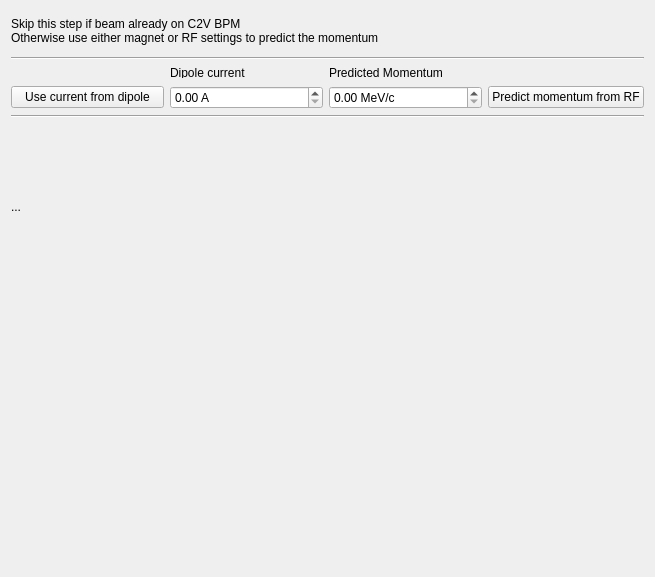
         <widget class="QWidget" name="page">
          <property name="geometry">
           <rect>
            <x>0</x>
            <y>0</y>
            <width>655</width>
            <height>577</height>
           </rect>
          </property>
          <attribute name="label">
           <string>Predicted Momentum</string>
          </attribute>
          <layout class="QGridLayout" name="gridLayout_11">
           <item row="1" column="0">
            <widget class="Line" name="line">
             <property name="orientation">
              <enum>Qt::Horizontal</enum>
             </property>
            </widget>
           </item>
           <item row="0" column="0">
            <widget class="QLabel" name="label_2">
             <property name="maximumSize">
              <size>
               <width>16777215</width>
               <height>40</height>
              </size>
             </property>
             <property name="text">
              <string>Skip this step if beam already on C2V BPM
Otherwise use either magnet or RF settings to predict the momentum</string>
             </property>
            </widget>
           </item>
           <item row="3" column="0">
            <widget class="Line" name="line_2">
             <property name="orientation">
              <enum>Qt::Horizontal</enum>
             </property>
            </widget>
           </item>
           <item row="2" column="0">
            <layout class="QGridLayout" name="gridLayout_4">
             <item row="1" column="1">
              <widget class="QDoubleSpinBox" name="doubleSpinBox_I_predict">
               <property name="suffix">
                <string> A</string>
               </property>
              </widget>
             </item>
             <item row="1" column="0">
              <widget class="QPushButton" name="pushButton_useCurrent">
               <property name="sizePolicy">
                <sizepolicy hsizetype="Minimum" vsizetype="Fixed">
                 <horstretch>0</horstretch>
                 <verstretch>0</verstretch>
                </sizepolicy>
               </property>
               <property name="minimumSize">
                <size>
                 <width>140</width>
                 <height>22</height>
                </size>
               </property>
               <property name="maximumSize">
                <size>
                 <width>371</width>
                 <height>16777215</height>
                </size>
               </property>
               <property name="text">
                <string>Use current from dipole</string>
               </property>
               <property name="checked">
                <bool>false</bool>
               </property>
              </widget>
             </item>
             <item row="0" column="2">
              <widget class="QLabel" name="label_3">
               <property name="text">
                <string>Predicted Momentum</string>
               </property>
              </widget>
             </item>
             <item row="1" column="2">
              <widget class="QDoubleSpinBox" name="doubleSpinBox_p_predict">
               <property name="suffix">
                <string> MeV/c</string>
               </property>
              </widget>
             </item>
             <item row="1" column="3">
              <widget class="QPushButton" name="pushButton_useRF">
               <property name="enabled">
                <bool>true</bool>
               </property>
               <property name="sizePolicy">
                <sizepolicy hsizetype="Minimum" vsizetype="Fixed">
                 <horstretch>0</horstretch>
                 <verstretch>0</verstretch>
                </sizepolicy>
               </property>
               <property name="minimumSize">
                <size>
                 <width>140</width>
                 <height>22</height>
                </size>
               </property>
               <property name="maximumSize">
                <size>
                 <width>371</width>
                 <height>16777215</height>
                </size>
               </property>
               <property name="font">
                <font/>
               </property>
               <property name="text">
                <string>Predict momentum from RF</string>
               </property>
               <property name="checked">
                <bool>false</bool>
               </property>
              </widget>
             </item>
             <item row="0" column="1">
              <widget class="QLabel" name="label_4">
               <property name="maximumSize">
                <size>
                 <width>16777215</width>
                 <height>10</height>
                </size>
               </property>
               <property name="text">
                <string>Dipole current</string>
               </property>
              </widget>
             </item>
            </layout>
           </item>
           <item row="4" column="0">
            <widget class="QLabel" name="label_I">
             <property name="minimumSize">
              <size>
               <width>120</width>
               <height>0</height>
              </size>
             </property>
             <property name="text">
              <string>...</string>
             </property>
            </widget>
           </item>
           <item row="5" column="0">
            <widget class="QLabel" name="label_6">
             <property name="minimumSize">
              <size>
               <width>0</width>
               <height>270</height>
              </size>
             </property>
             <property name="text">
              <string/>
             </property>
            </widget>
           </item>
          </layout>
         </widget>
